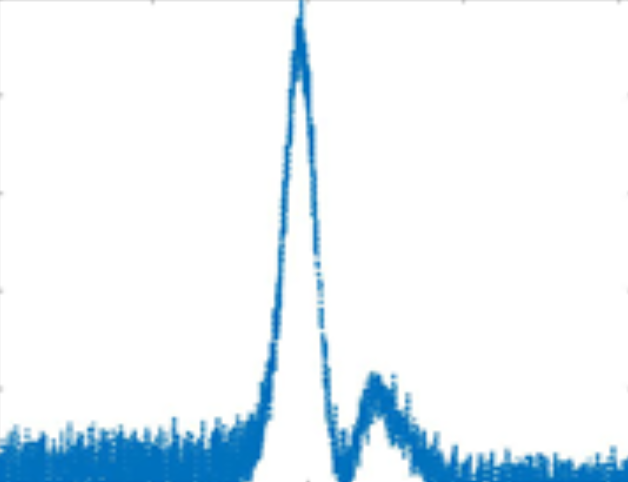
#> input picture test.png, 628 x 482 px
$ python task4.py
#> lines starting #> are read from the running program, lines starting #| are printed output that depends on the picture
### task1.py
import cv2
import numpy as np


def extractAllInfo(image, threshold):
#> called with image = 'test.png', threshold = 150
    image = cv2.cvtColor(cv2.imread(image), cv2.COLOR_BGR2GRAY)
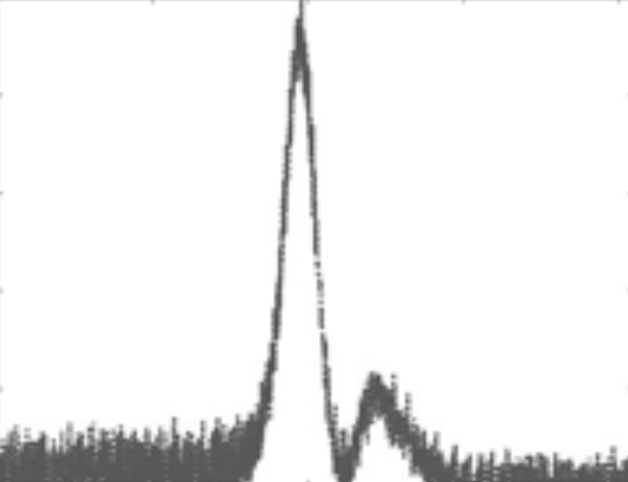
#> image: shape (482, 628); min 78, max 255, mean 240.4
    image = np.flip(image, axis=1)
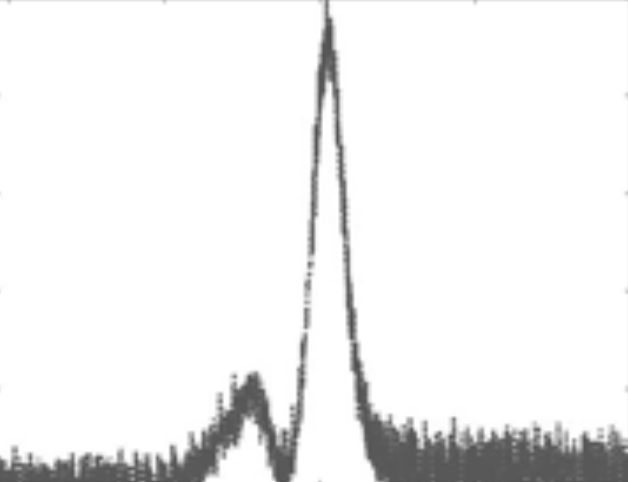
#> image: shape (482, 628); min 78, max 255, mean 240.4
    x_value, y_value = image.shape
#> x_value = 482; y_value = 628
    points_list = []
    for x in range(x_value - 1):
        for y in range(y_value - 1):
            if image[x, y] < threshold:
                points_list.append((-x, -y))
    return points_list


def filterInfo(points):
    temp = []
#> temp = []
    lst = list(np.unique([item[1] for item in points]))
#> lst = 627 values from -626 to 0
    for x in points:
        if lst.count(x[1]) != 0:
            temp.append(x)
            lst.remove(x[1])
#> after the loop, lst = []
    return temp


# [7 lines left out: function construct, not called in this run]

### task4.py
import pylab
from task1 import *


def peakDetection(y, l, threshold, inf=0):
    peak = np.zeros(len(y))
    newY = np.array(y)
    avg = [0] * len(y)
    stdev = [0] * len(y)
    avg[l - 1] = np.mean(y[0:l])
    stdev[l - 1] = np.std(y[0:l])
    for i in range(l, len(y) - 1):
        if abs(y[i] - avg[i - 1]) < threshold * stdev[i - 1]:
            peak[i] = 0
            newY[i] = y[i]
            avg[i] = np.mean(newY[(i - l):i])
            stdev[i] = np.std(newY[(i - l):i])
        else:
            if y[i] > avg[i - 1]:
                peak[i] = 1
            else:
                peak[i] = 0
            newY[i] = inf * y[i] + (1 - inf) * newY[i - 1]
            avg[i] = np.mean(newY[(i - l):i])
            stdev[i] = np.std(newY[(i - l):i])
    return np.asarray(peak)

# tester
points = filterInfo(extractAllInfo("test.png", 150))

points = (sorted(points, key=lambda point: point[1]))
y = np.array([item[0] for item in points])
x = np.array([item[1] for item in points])
#> x = 627 values from -626 to 0

result = peakDetection(y, 30, 4.63)

pylab.subplot(211)
pylab.plot(np.arange(1, len(y) + 1), y)
pylab.subplot(212)
pylab.step(np.arange(1, len(y) + 1), result, color="red", lw=2)
pylab.show()
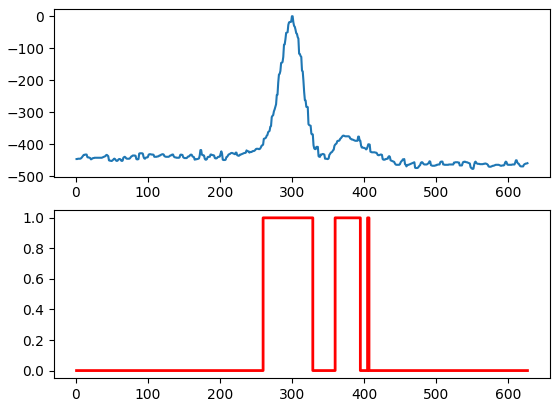
#> figure drawn by matplotlib, 2 panels; panel 1: curve peaks at x = 300, y = 0; panel 2: curve peaks at x = 261, y = 1
